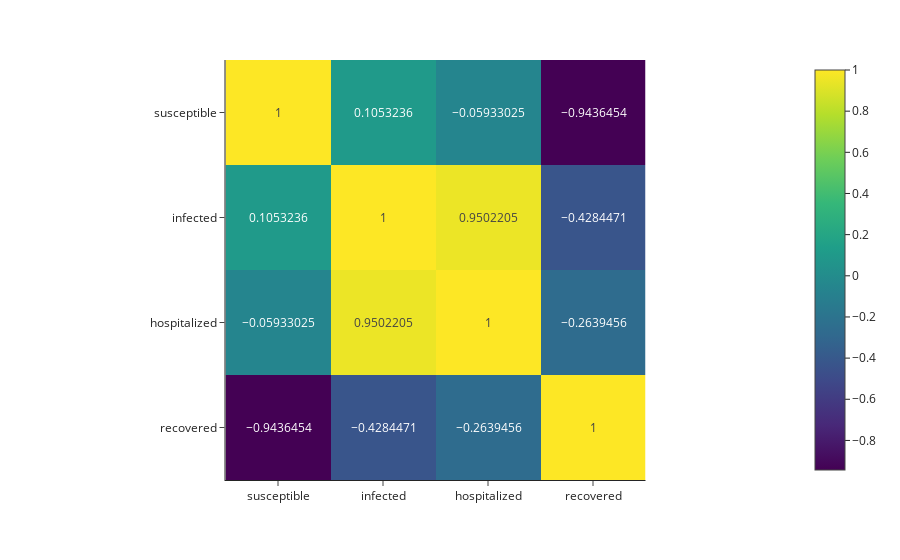

Source (notebook cell):
### Code cell
viewer.heatmap()

### Figure 1 — Plotly figure (JSON) as saved in the notebook; plotly's stock layout.template omitted (floating-point values rounded to 4 significant figures)
{"data": [{"coloraxis": "coloraxis", "name": "0", "texttemplate": "%{z}", "x": ["susceptible", "infected", "hospitalized", "recovered"], "y": ["susceptible", "infected", "hospitalized", "recovered"], "z": [[1.0, 0.1053, -0.05933, -0.9436], [0.1053, 1.0, 0.9502, -0.4284], [-0.05933, 0.9502, 1.0, -0.2639], [-0.9436, -0.4284, -0.2639, 1.0]], "type": "heatmap", "xaxis": "x", "yaxis": "y", "hovertemplate": "x: %{x}<br>y: %{y}<br>color: %{z}<extra></extra>"}], "layout": {"xaxis": {"anchor": "y", "domain": [0.0, 1.0], "scaleanchor": "y", "constrain": "domain"}, "yaxis": {"anchor": "x", "domain": [0.0, 1.0], "autorange": "reversed", "constrain": "domain"}, "coloraxis": {"colorscale": [[0.0, "#440154"], [0.1111, "#482878"], [0.2222, "#3e4989"], [0.3333, "#31688e"], [0.4444, "#26828e"], [0.5556, "#1f9e89"], [0.6667, "#35b779"], [0.7778, "#6ece58"], [0.8889, "#b5de2b"], [1.0, "#fde725"]]}, "margin": {"t": 60}}}
